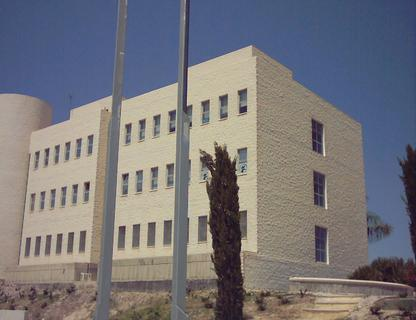
#> input picture VIA/pano/profesor/ejemplo/pano000.jpg, 416 x 320 px; its folder holds 4 pictures in this run
$ python pano.py
#> lines starting #> are read from the running program, lines starting #| are printed output that depends on the picture
# utilidad para devolver el número de correspondencias y la homografía entre dos imágenes

import numpy as np
import cv2   as cv
import glob

import matplotlib.pyplot as plt

def fig(w,h):
    plt.figure(figsize=(w,h))

def readrgb(file):
    return cv.cvtColor( cv.imread(file), cv.COLOR_BGR2RGB)


sift = cv.xfeatures2d.SIFT_create()
bf = cv.BFMatcher()

def match(query, model):
    x1 = query
    x2 = model
    (k1, d1) = sift.detectAndCompute(x1, None)
    (k2, d2) = sift.detectAndCompute(x2, None)
    matches = bf.knnMatch(d1,d2,k=2)

    # ratio test
    good = []
    for m in matches:
        if len(m) == 2:
            best, second = m
            if best.distance < 0.75*second.distance:
                good.append(best)

    src_pts = np.array([ k2[m.trainIdx].pt for m in good ]).astype(np.float32).reshape(-1,2)
    dst_pts = np.array([ k1[m.queryIdx].pt for m in good ]).astype(np.float32).reshape(-1,2)

    H, mask = cv.findHomography(src_pts, dst_pts, cv.RANSAC, 3)

    return sum(mask.flatten()>0), H

# convierte un conjunto de puntos ordinarios (almacenados como filas de la matriz de entrada)
# en coordenas homogéneas (añadimos una columna de 1)
def homog(x):
    ax = np.array(x)
    uc = np.ones(ax.shape[:-1]+(1,))
    return np.append(ax,uc,axis=-1)

# convierte en coordenadas tradicionales
def inhomog(x):
    ax = np.array(x)
    return ax[..., :-1] / ax[...,[-1]]

# estas dos funciones funcionan en espacios de cualquier dimensión.

# aplica una transformación homogénea h a un conjunto
# de puntos ordinarios, almacenados como filas
def htrans(h,x):
    return inhomog(homog(x) @ h.T)

def desp(d):
    dx,dy = d
    return np.array([
            [1,0,dx],
            [0,1,dy],
            [0,0,1]])

# buscamos la imagen con más matches significativos con el resto y la guardamos para usarla como base
def buscar_base(matches):
    lista_mejores = list()
    iterador = 0
    while(iterador != len(matches)):
        (m,a,b) = matches[iterador]
        if(m >= 20):
            lista_mejores.append(a)
            lista_mejores.append(b)
        iterador += 1
    return(max(set(lista_mejores), key=lista_mejores.count))

# sacamos los puntos maximos y minimos de las esquinas del marco comun
def comprobar_esquinas(esquinas,xmax,ymax,xmin,ymin):
# compruebo las esquinas de la imagen en el espacio de la base
    iterador = 0
    aux_x = list()
    aux_y = list()
    while(iterador < len(esquinas)):
        x1,y1 = esquinas[iterador]
        aux_x.append(x1)
        aux_y.append(y1)
        iterador += 1
# saco los puntos máximos y mínimos del marco comun
    _xmax = max(aux_x)
    _ymax = max(aux_y)
    _ymin = min(aux_y)
    _xmin = min(aux_x)

# actualizo los puntos maximos y minimos para el marco comun
    if(_xmax > xmax):
        xmax = _xmax
    if(_ymax > _ymax):
        ymax = _ymax
    if(_xmin < xmin):
        xmin = _xmin
    if(_ymin < ymin):
        ymin = _ymin

    return xmax,ymax,xmin,ymin


pano = [readrgb(x) for x in sorted(glob.glob('./pano/profesor/ejemplo/*.jpg'))]
#> call 2 of readrgb, with file = './pano/profesor/ejemplo/pano001.jpg'
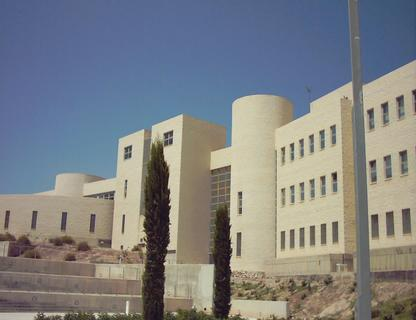
#> input picture VIA/pano/profesor/ejemplo/pano001.jpg, 416 x 320 px
#> call 3 of readrgb, with file = './pano/profesor/ejemplo/pano002.jpg'
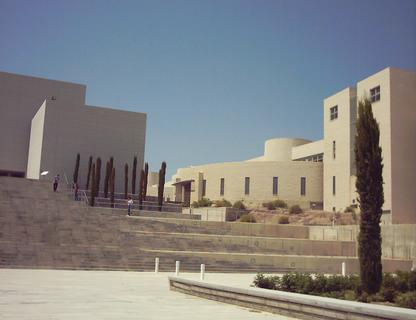
#> input picture VIA/pano/profesor/ejemplo/pano002.jpg, 416 x 320 px
#> call 4 of readrgb, with file = './pano/profesor/ejemplo/pano003.jpg'
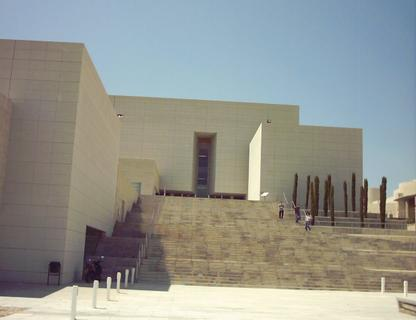
#> input picture VIA/pano/profesor/ejemplo/pano003.jpg, 416 x 320 px
#> pano = 4 items
#pano = [readrgb(x) for x in sorted(glob.glob('./pano/pano*.jpg'))]

matches = sorted([(match(p,q)[0],i,j) for i,p in enumerate(pano) for j,q in enumerate(pano) if i< j],reverse=True)
#> in match, `(k1, d1) = sift.detectAndCompute(x1, None)`: k1 = 610 keypoints; strongest (x, y, size): (87, 185, 4.2), (243, 110, 5.5), (125, 176, 4.3), (223, 99, 6.2)
#> in match, `(k2, d2) = sift.detectAndCompute(x2, None)`: k2 = 625 keypoints; strongest (x, y, size): (334, 175, 4.1), (240, 194, 3), (292, 145, 3.1), (283, 149, 2.9)
#> in match, `matches = bf.knnMatch(d1,d2,k=2)`: matches = 610 matches
#> after the loop in match, `for m in matches:`: good = 134 matches
#> in match, `src_pts = np.array([ k2[m.trainIdx].pt for m in good ]).astype(np.floa..`: src_pts = 134 pairs, first value 16.79 to 405.1, second value 89.18 to 303.1
#> in match, `dst_pts = np.array([ k1[m.queryIdx].pt for m in good ]).astype(np.floa..`: dst_pts = 134 pairs, first value 6.04 to 407.9, second value 90.5 to 311.9
#> in match, `H, mask = cv.findHomography(src_pts, dst_pts, cv.RANSAC, 3)`: H = [[1.32, -0.125, -310.9], [0.258, 1.24, -70.64], [0.000818, -4.7e-05, 1]]; mask = 134 values, max 1 at index 0, min 0 at index 11, mean 0.634
#> in match (call 2), `(k2, d2) = sift.detectAndCompute(x2, None)`: k2 = 558 keypoints; strongest (x, y, size): (45, 173, 2.5), (177, 262, 2.1), (152, 190, 7.9), (378, 88, 3.3)
#> after the loop in match (call 2), `for m in matches:`: good = 26 matches
#> in match (call 3), `(k2, d2) = sift.detectAndCompute(x2, None)`: k2 = 315 keypoints; strongest (x, y, size): (109, 279, 3.2), (119, 274, 3), (96, 282, 3.3), (384, 180, 3.9)
#> after the loop in match (call 3), `for m in matches:`: good = 21 matches
#> in match (call 3), `src_pts = np.array([ k2[m.trainIdx].pt for m in good ]).astype(np.floa..`: src_pts = 21 rows, first 8: [166.3, 289.3], [166.3, 289.3], [172.2, 287.3], [353.7, 209.6], [207.4, 129.5], [368.2, 211], [368.2, 211], [344.9, 184.2]
#> in match (call 3), `dst_pts = np.array([ k1[m.queryIdx].pt for m in good ]).astype(np.floa..`: dst_pts = 21 rows, first 8: [67.82, 118.1], [67.82, 118.1], [74.04, 112.1], [81.84, 247.7], [86.28, 180.5], [88.39, 261], [113.4, 258], [141.3, 136.9]
#> in match (call 4), `(k1, d1) = sift.detectAndCompute(x1, None)`: k1 = 625 keypoints; strongest (x, y, size): (334, 175, 4.1), (240, 194, 3), (292, 145, 3.1), (283, 149, 2.9)
#> in match (call 4), `(k2, d2) = sift.detectAndCompute(x2, None)`: k2 = 558 keypoints; strongest (x, y, size): (45, 173, 2.5), (177, 262, 2.1), (152, 190, 7.9), (378, 88, 3.3)
#> in match (call 4), `matches = bf.knnMatch(d1,d2,k=2)`: matches = 625 matches
#> in match (call 4), `matches = bf.knnMatch(d1,d2,k=2)`:
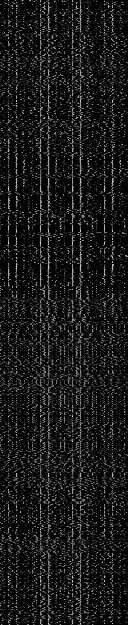
#> d1: shape (625, 128) float32; min 0, max 215, mean 24.4
#> after the loop in match (call 4), `for m in matches:`: good = 161 matches
#> in match (call 4), `src_pts = np.array([ k2[m.trainIdx].pt for m in good ]).astype(np.floa..`: src_pts = 161 pairs, first value 94.06 to 399.5, second value 69.93 to 314.4
#> in match (call 4), `dst_pts = np.array([ k1[m.queryIdx].pt for m in good ]).astype(np.floa..`: dst_pts = 161 pairs, first value 5.66 to 403.8, second value 81.45 to 314.4
#> in match (call 4), `H, mask = cv.findHomography(src_pts, dst_pts, cv.RANSAC, 3)`: H = [[1.25, -0.0956, -252.4], [0.205, 1.16, -15.35], [0.000665, -0.000137, 1]]; mask = 161 values, max 1 at index 0, min 0 at index 3, mean 0.807
#> in match (call 5), `(k2, d2) = sift.detectAndCompute(x2, None)`: k2 = 315 keypoints; strongest (x, y, size): (109, 279, 3.2), (119, 274, 3), (96, 282, 3.3), (384, 180, 3.9)
#> after the loop in match (call 5), `for m in matches:`: good = 28 matches
#> in match (call 6), `(k1, d1) = sift.detectAndCompute(x1, None)`: k1 = 558 keypoints; strongest (x, y, size): (45, 173, 2.5), (177, 262, 2.1), (152, 190, 7.9), (378, 88, 3.3)
#> in match (call 6), `matches = bf.knnMatch(d1,d2,k=2)`: matches = 558 matches
#> in match (call 6), `matches = bf.knnMatch(d1,d2,k=2)`:
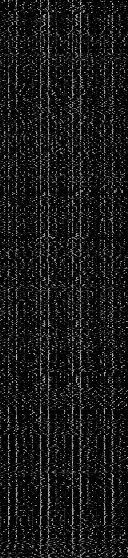
#> d1: shape (558, 128) float32; min 0, max 217, mean 23.4
#> after the loop in match (call 6), `for m in matches:`: good = 73 matches
#> in match (call 6), `src_pts = np.array([ k2[m.trainIdx].pt for m in good ]).astype(np.floa..`: src_pts = 73 pairs, first value 105.5 to 405.8, second value 87.8 to 305.7
#> in match (call 6), `dst_pts = np.array([ k1[m.queryIdx].pt for m in good ]).astype(np.floa..`: dst_pts = 73 pairs, first value 15.42 to 398.5, second value 89.98 to 311.5
#> in match (call 6), `H, mask = cv.findHomography(src_pts, dst_pts, cv.RANSAC, 3)`: H = [[1.28, -0.0641, -272.8], [0.169, 1.22, -76.49], [0.000651, 5.67e-05, 1]]; mask = 73 values, max 1 at index 0, min 0 at index 8, mean 0.74
#> matches = [(130, 1, 2), (85, 0, 1), (54, 2, 3), (5, 1, 3), (5, 0, 3), (5, 0, 2)]

# esta será la imagen base
base = buscar_base(matches)
#> the loop in buscar_base, `while(iterador != len(matches)):` made 6 passes
#> after the loop in buscar_base, `while(iterador != len(matches)):`: iterador = 6; lista_mejores = [1, 2, 0, 1, 2, 3]
#> base = 1
# guardo las que usamos y las que no hemos usado aun
usadas = list()
no_usadas = list(range(len(pano)))
#> no_usadas = [0, 1, 2, 3]

# guardo la anchura y altura de la imagen
h,w,_ = pano[base].shape
#> h = 320; w = 416

#    0                1
#  (0,0)            (0,h)
#   x----------------x
#   |                |
#   |                |
#   |                |
#   |                |
#   x----------------x
#  (w,0)            (w,h)
#    2                3

# los puntos en el espacio de la imagen base
esquinas = ((0,0),(0,h),(w,0),(w,h))
#> esquinas = ((0, 0), (0, 320), (416, 0), (416, 320))
esquina_base = (0,0)

# los primeros puntos máximos y mínimos de las imagenes
xmax = w
#> xmax = 416
ymax = h
#> ymax = 320
xmin = 0
ymin = 0

# futuro marco comun
Hizq = None
Hder = None
izq = list()
der = list()

# almaceno las homografias para usarlas luego al cambiar la perspectiva
lista_homografias = list()
homografias_der = list()
homografias_izq = list()

# guardo la imagen base para poder usarla
img_base = pano[base]
# la imagen que juntaré en el futuro
img_otra = None

# al empezar quito la imagen base de las no usadas
no_usadas.remove(base)
usadas.append(base)

iterador = 0
esquinas_aux = None
# compruebo todas las imagenes
while(len(pano) != len(usadas)):
# compruebo los matches
    (_,a,b) = matches[iterador]
# dependiendo de la posición en la que matchee mejor la base con la otra imagen la colocaremos

    if(a in usadas and b not in usadas):

        img_otra = pano[b]
        img_aux = pano[a]
        _,H = match(img_aux, img_otra)

        if(Hder is not None):
            Hder = Hder@H
        else:
            Hder = H

        der.append(b)

        # paso las coordenadas de las esquinas de las imagenes al marco comun
        esquinas_aux = htrans(Hder, esquinas)
        homografias_der.append(Hder)
        # actualizo los valores de las esquinas del marco comun
        xmax,ymax,xmin,ymin = comprobar_esquinas(esquinas_aux,xmax,ymax,xmin,ymin)
        matches.remove(matches[iterador])
        iterador = 0
        usadas.append(b)
        no_usadas.remove(b)

    elif(b in usadas and a not in usadas):
        img_otra = pano[a]
        img_aux = pano[b]
        _,H = match(img_aux,img_otra)

        if(Hizq is not None):
            Hizq = H@Hizq
        else:
            Hizq = H

        izq.append(a)

        esquinas_aux = htrans(Hizq, esquinas)
        homografias_izq.append(Hizq)
        xmax,ymax,xmin,ymin = comprobar_esquinas(esquinas_aux,xmax,ymax,xmin,ymin)
        matches.remove(matches[iterador])
        iterador = 0
        usadas.append(a)
        no_usadas.remove(a)


    else:
        iterador += 1

    if(iterador == (len(matches)-1)):
        iterador = 0
#> this loop made 3 passes
#> (a, b, xmin, ymin, xmax) on passes 1, 3: (1, 2, -295.9, -15.35, 416), (2, 3, -837.6, -192.9, 773.9)
#> (a, b, xmax, ymin, xmin) on pass 2: (0, 1, 773.9, -94.62, -295.9)
#> after the loop, der = [2, 3]; homografias_der = [[[1.25, -0.0956, -252.4], [0.205, 1.16, -15.35], [0.000665, -0.000137, 1]], [[1.42, -0.211, -586.1], [0.448, 1.4, -159.9], [0.00148, -0.000152, 0.829]]]; homografias_izq = [[[0.732, 0.0788, 235.9], [-0.189, 0.934, 8.43], [-0.00062, -3.55e-05, 1]]]; izq = [0]; matches = [(5, 1, 3), (5, 0, 3), (5, 0, 2)]; no_usadas = []; usadas = [1, 2, 0, 3]

# pongo los valores de las esquinas en numeros enteros
xmax = int(xmax)
#> xmax = 773
xmin = int(xmin)
#> xmin = -837
ymax = int(ymax)
ymin = int(ymin)
#> ymin = -192

# calculo el tamaño del marco comun
sz = (xmax-xmin, ymax-ymin)
#> sz = (1610, 512)

# calculo el desplazamiento de las imagenes al centro del marco comun para que quepan stitcheadas
despx = esquina_base[0]-xmin
#> despx = 837
despy = esquina_base[1]-ymin
#> despy = 192


T = desp((despx, float(despy)))
#> T = [[1, 0, 837], [0, 1, 192], [0, 0, 1]]

based = cv.warpPerspective(pano[base],T,sz)
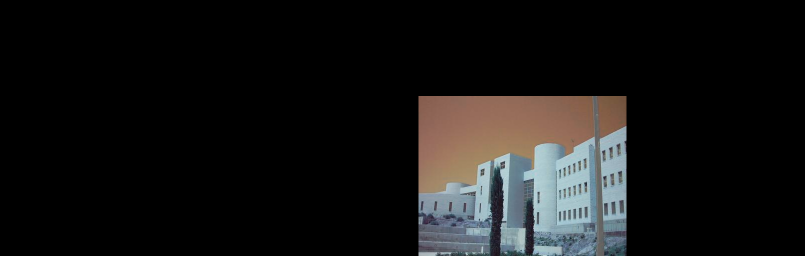
#> based: shape (512, 1610, 3) (shown at 1/2 size); mean of channels 0, 1, 2 20.4, 20.9, 21.3; drawn as B, G, R
iterator = 1

# voy stitcheando las imagenes a la imagen base
Hfin = None
while(iterator != len(usadas)):
    if(usadas[iterator] in izq):
        Hfin = homografias_izq.pop(0)
    else:
        Hfin = homografias_der.pop(0)
    cv.warpPerspective(pano[usadas[iterator]],T@Hfin,sz,based,0,cv.BORDER_TRANSPARENT)
    iterator += 1
#> this loop made 3 passes
#> after the loop, iterator = 4

fig(10,6)
plt.imshow(based)
plt.show()
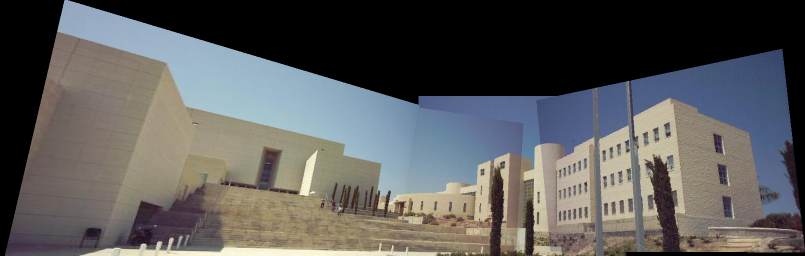
#> shown: shape (512, 1610, 3) (shown at 1/2 size); mean R, G, B 91, 90.8, 90
